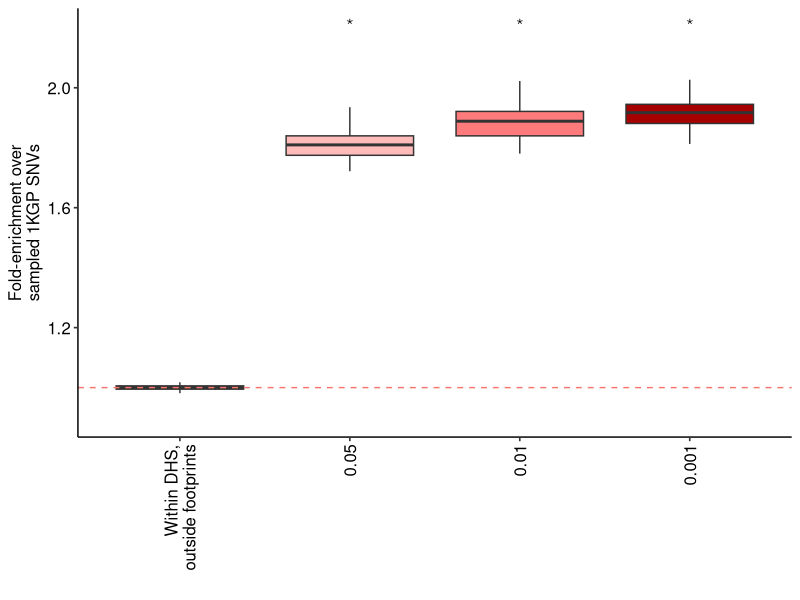
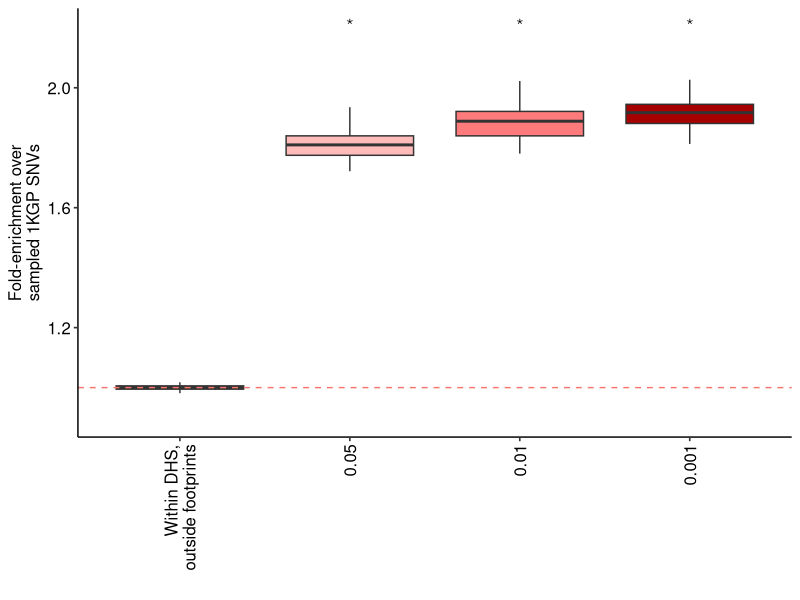

These charts were generated, in order, by the following R code:
library(dplyr)
library(ggplot2)
library(ggpubr)
library(tidyr)

d = read.csv("enrichment_df.csv")

d = d %>%
  select(-footprints0.0001_enrichment)

offset = mean(d$dhs_enrichment)
d = d %>%
  mutate(dhs_enrichment = dhs_enrichment / offset) %>%
  mutate(footprints0.05_enrichment = footprints0.05_enrichment / offset) %>%
  mutate(footprints0.01_enrichment = footprints0.01_enrichment / offset) %>%
  mutate(footprints0.001_enrichment = footprints0.001_enrichment / offset)

names(d) = c("Within DHS,\noutside footprints", "0.05", "0.01", "0.001")

d = d %>% 
  gather(key = group, value = "fold")

d$group = factor(d$group, levels = c("Within DHS,\noutside footprints", "0.05", "0.01", "0.001"))

plt = ggplot(data = d, aes(x = group, y = fold)) + 
  geom_boxplot(aes(fill = group), outlier.shape = NA) + 
  scale_fill_manual(values = c("gray", "#ffbaba", "#ff7b7b", "#a70000")) + 
  geom_hline(aes(yintercept = 1), linetype = "dashed", color = "#F8766D") + 
  stat_compare_means(ref.group = "Within DHS,\noutside footprints", 
                     label = "p.signif", method = 't.test',
                     symnum.args=list(
                       cutpoints = c(0, 0.05, 1), 
                       symbols = c("*", "ns")),
                     family = "mono") + 
  xlab("") + 
  ylab("Fold-enrichment over\nsampled 1KGP SNVs") + 
  ylim(c(0.9, 2.2)) + 
  theme_pubr() + 
  theme(axis.text.x = element_text(angle = 90, vjust = 0.5, hjust=1),
        legend.position = "none"); plt

ggsave(filename = "Figure 6a.png", device = "png", dpi = 1200, 
       width = 3, height = 4.5)
